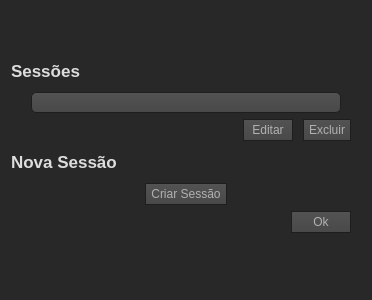
<?xml version="1.0" encoding="UTF-8"?>
<ui version="4.0">
 <class>CEditarSessaoForm</class>
 <widget class="QWidget" name="CEditarSessaoForm">
  <property name="geometry">
   <rect>
    <x>0</x>
    <y>0</y>
    <width>370</width>
    <height>300</height>
   </rect>
  </property>
  <property name="minimumSize">
   <size>
    <width>0</width>
    <height>300</height>
   </size>
  </property>
  <property name="windowTitle">
   <string>Form</string>
  </property>
  <property name="styleSheet">
   <string notr="true">QToolTip
{
     border: 2px solid cyan;
     background-color:  white;
     padding: 1px;
     border-radius: 3px;
     font-size: 11px;
}

QWidget
{
       color: #dddddd;	
		background-color: #282828;
		border-color: transparent;
		border-width: 0px;
}

QLabel
{
        border-color: transparent;
}


QWidget:item:hover
{
    background-color: QLinearGradient( x1: 0, y1: 0, x2: 0, y2: 1, stop: 0 #ffa02f, stop: 1 #ca0619);
    color: #000000;
}

QWidget:item:selected
{
    background-color: QLinearGradient( x1: 0, y1: 0, x2: 0, y2: 1, stop: 0 #ffa02f, stop: 1 #d7801a);
}


QDateTimeEdit
{
    background-color: QLinearGradient( x1: 0, y1: 0, x2: 0, y2: 1, stop: 0 #4d4d4d, stop: 0 #646464, stop: 1 #5d5d5d);
    padding: 1px;
    border-style: solid;
    border: 1px solid #1e1e1e;
    border-radius: 5;
}

QMenuBar::item
{
    background: transparent;
}

QMenuBar::item:selected
{
    background: transparent;
    border: 1px solid #ffaa00;
}

QMenuBar::item:pressed
{
    background: #444;
    border: 1px solid #000;
    background-color: QLinearGradient(
        x1:0, y1:0,
	x2:0, y2:1,
	stop:1 #212121,
	stop:0.4 #343434/*,
	stop:0.2 #343434,
	stop:0.1 #ffaa00*/
    );
    margin-bottom:-1px;
    padding-bottom:1px;
}

QMenu
{
    border: 1px solid #000;
}


QMenu::item
{
    padding: 2px 20px 2px 20px;
}

QMenu::item:selected
{
    color: #000000;
}

QWidget:disabled
{
    color: #404040;
    background-color: #323232;
}



QDateTimeEdit::drop-down
{
     subcontrol-origin: padding;
     subcontrol-position: top right;
     width: 15px;

     border-left-width: 0px;
     border-left-color: darkgray;
     border-left-style: solid; /* just a single line */
     border-top-right-radius: 3px; /* same radius as the QComboBox */
     border-bottom-right-radius: 3px;
 }

QDateTimeEdit::down-arrow
{
     image: url(:/images/down_arrow.png);
}

QWidget:focus
{
    /*border: 2px solid QLinearGradient( x1: 0, y1: 0, x2: 0, y2: 1, stop: 0 #ffa02f, stop: 1 #d7801a);*/
}

QLineEdit
{
    background-color: QLinearGradient( x1: 0, y1: 0, x2: 0, y2: 1, stop: 0 #4d4d4d, stop: 0 #646464, stop: 1 #5d5d5d);
    padding: 1px;
    border-style: solid;
    border: 1px solid #1e1e1e;
    border-radius: 0;
}

QPushButton
{
    color: #b1b1b1;
    background-color: QLinearGradient( x1: 0, y1: 0, x2: 0, y2: 1, stop: 0 #565656, stop: 0.1 #525252, stop: 0.5 #4e4e4e, stop: 0.9 #4a4a4a, stop: 1 #464646);
    border-width: 1px;
    border-color: #1e1e1e;
    border-style: solid;
    border-radius: 0;
    padding: 3px;
    font-size: 12px;
    padding-left: 5px;
    padding-right: 5px;
}

QPushButton:pressed
{
    background-color: QLinearGradient( x1: 0, y1: 0, x2: 0, y2: 1, stop: 0 #2d2d2d, stop: 0.1 #2b2b2b, stop: 0.5 #292929, stop: 0.9 #282828, stop: 1 #252525);
}

QComboBox
{
    selection-background-color: #ffaa00;
    background-color: QLinearGradient( x1: 0, y1: 0, x2: 0, y2: 1, stop: 0 #565656, stop: 0.1 #525252, stop: 0.5 #4e4e4e, stop: 0.9 #4a4a4a, stop: 1 #464646);
    border-style: solid;
    border: 1px solid #1e1e1e;
    border-radius: 5;
}

QComboBox:hover,QPushButton:hover
{
    border: 2px solid QLinearGradient( x1: 0, y1: 0, x2: 0, y2: 1, stop: 0 #ffa02f, stop: 1 #d7801a);
}


QComboBox:on
{
    padding-top: 3px;
    padding-left: 4px;
    background-color: QLinearGradient( x1: 0, y1: 0, x2: 0, y2: 1, stop: 0 #2d2d2d, stop: 0.1 #2b2b2b, stop: 0.5 #292929, stop: 0.9 #282828, stop: 1 #252525);
    selection-background-color: #ffaa00;
}

QComboBox QAbstractItemView
{
    border: 2px solid darkgray;
    selection-background-color: QLinearGradient( x1: 0, y1: 0, x2: 0, y2: 1, stop: 0 #ffa02f, stop: 1 #d7801a);
}

QComboBox::drop-down
{
     subcontrol-origin: padding;
     subcontrol-position: top right;
     width: 15px;

     border-left-width: 0px;
     border-left-color: darkgray;
     border-left-style: solid; /* just a single line */
     border-top-right-radius: 3px; /* same radius as the QComboBox */
     border-bottom-right-radius: 3px;
 }

QComboBox::down-arrow
{
     image: url(:/images/down_arrow.png);
}

QGroupBox:focus
{
border: 2px solid QLinearGradient( x1: 0, y1: 0, x2: 0, y2: 1, stop: 0 #ffa02f, stop: 1 #d7801a);
}

QTextEdit:focus
{
    border: 2px solid QLinearGradient( x1: 0, y1: 0, x2: 0, y2: 1, stop: 0 #ffa02f, stop: 1 #d7801a);
}

QScrollBar:horizontal {
     border: 1px solid #222222;
     background: QLinearGradient(x1: 0, y1: 0, x2: 0, y2: 1, stop: 0 #101010, stop: 1 #303030);
     height: 12px;
     margin: 0px 16px 0 16px;
}

QScrollBar::handle:horizontal
{
      background: QLinearGradient( x1: 0, y1: 0, x2: 0, y2: 1, stop: 0.0 #303030, stop: 1 #404040);
      min-height: 20px;
      border-radius: 2px;
}

QScrollBar::add-line:horizontal {
      border: 1px solid #1b1b19;
      border-radius: 2px;
      background: QLinearGradient( x1: 0, y1: 0, x2: 0, y2: 1, stop: 0 #000000, stop: 1 #101010);
      width: 14px;
      subcontrol-position: right;
      subcontrol-origin: margin;
}

QScrollBar::sub-line:horizontal {
      border: 1px solid #1b1b19;
      border-radius: 2px;
      background: QLinearGradient( x1: 0, y1: 0, x2: 0, y2: 1, stop: 0 #000000, stop: 1 #101010);
      width: 14px;
     subcontrol-position: left;
     subcontrol-origin: margin;
}

QScrollBar::right-arrow:horizontal, QScrollBar::left-arrow:horizontal
{
      border: 1px solid black;
      width: 1px;
      height: 1px;
      background: white;
}

QScrollBar::add-page:horizontal, QScrollBar::sub-page:horizontal
{
      background: none;
}

QScrollBar:vertical
{
      background: QLinearGradient(x1: 0, y1: 0, x2: 1, y2: 0, stop: 0 #101010, stop: 1 #303030);
      width: 15px;
      margin: 16px 0 16px 0;
      border: 1px solid #222222;
}

QScrollBar::handle:vertical
{
      background: QLinearGradient( x1: 0, y1: 0, x2: 1, y2: 0, stop: 0.0 #303030, stop: 1 #404040);
      min-height: 20px;
      border-radius: 2px;
}

QScrollBar::add-line:vertical
{
      border: 1px solid #1b1b19;
      border-radius: 2px;
      background: QLinearGradient( x1: 0, y1: 0, x2: 1, y2: 0, stop: 0 #000000, stop: 1 #101010);
      height: 14px;
      subcontrol-position: bottom;
      subcontrol-origin: margin;
}

QScrollBar::sub-line:vertical
{
      border: 1px solid #1b1b19;
      border-radius: 2px;
      background: QLinearGradient( x1: 0, y1: 0, x2: 0, y2: 1, stop: 0 #000000, stop: 1 #000000);
      height: 14px;
      subcontrol-position: top;
      subcontrol-origin: margin;
}

QScrollBar::up-arrow:vertical, QScrollBar::down-arrow:vertical
{
      border: 1px solid black;
      width: 1px;
      height: 1px;
      background: white;
}


QScrollBar::add-page:vertical, QScrollBar::sub-page:vertical
{
      background: none;
}

QTextEdit
{
    background-color: #242424;
}

QPlainTextEdit
{
    background-color: #242424;
}

QHeaderView::section
{
    background-color: #303030
    color: white;
    padding-left: 4px;
    border: 1px solid #6c6c6c;
}

QCheckBox:disabled
{
color: #414141;
}

QDockWidget::title
{
    text-align: center;
    spacing: 3px; /* spacing between items in the tool bar */
    background-color: QLinearGradient(x1:0, y1:0, x2:0, y2:1, stop:0 #323232, stop: 0.5 #242424, stop:1 #323232);
}

QDockWidget::close-button, QDockWidget::float-button
{
    text-align: center;
    spacing: 1px; /* spacing between items in the tool bar */
    background-color: QLinearGradient(x1:0, y1:0, x2:0, y2:1, stop:0 #323232, stop: 0.5 #242424, stop:1 #323232);
}

QDockWidget::close-button:hover, QDockWidget::float-button:hover
{
    background: #242424;
}

QDockWidget::close-button:pressed, QDockWidget::float-button:pressed
{
    padding: 1px -1px -1px 1px;
}

QMainWindow::separator
{
    background-color: QLinearGradient(x1:0, y1:0, x2:0, y2:1, stop:0 #161616, stop: 0.5 #151515, stop: 0.6 #212121, stop:1 #343434);
    color: white;
    padding-left: 4px;
    border: 1px solid #4c4c4c;
    spacing: 3px; /* spacing between items in the tool bar */
}

QMainWindow::separator:hover
{

    background-color: QLinearGradient(x1:0, y1:0, x2:0, y2:1, stop:0 #d7801a, stop:0.5 #b56c17 stop:1 #ffa02f);
    color: white;
    padding-left: 4px;
    border: 1px solid #6c6c6c;
    spacing: 3px; /* spacing between items in the tool bar */
}
QTableWidget 
{
	 background-color: #353535;
}



QToolBar::handle
{
     spacing: 3px; /* spacing between items in the tool bar */
     background: url(:/images/handle.png);
}

QMenu::separator
{
    height: 2px;
    background-color: QLinearGradient(x1:0, y1:0, x2:0, y2:1, stop:0 #161616, stop: 0.5 #151515, stop: 0.6 #212121, stop:1 #343434);
    color: white;
    padding-left: 4px;
    margin-left: 10px;
    margin-right: 5px;
}

QProgressBar
{
    border: 2px solid grey;
    border-radius: 5px;
    text-align: center;
}

QProgressBar::chunk
{
    background-color: #d7801a;
    width: 2.15px;
    margin: 0.5px;
}




QTabBar::tab:last
{
    margin-right: 0; 
    border-top-right-radius: 3px;
}

QTabBar::tab:first:!selected
{
 	margin-left: 0px; 

    border-top-left-radius: 3px;
}




QRadioButton::indicator:checked, QRadioButton::indicator:unchecked{
    color: #b1b1b1;
    background-color: #323232;
    border: 1px solid #b1b1b1;
    border-radius: 6px;
}

QRadioButton::indicator:checked
{
    background-color: qradialgradient(
        cx: 0.5, cy: 0.5,
	fx: 0.5, fy: 0.5,
	radius: 1.0,
	stop: 0.25 #ffaa00,
	stop: 0.3 #323232
    );
}

QCheckBox::indicator{
    color: #b1b1b1;
    background-color: #323232;
    border: 1px solid #b1b1b1;
    width: 9px;
    height: 9px;
}

QRadioButton::indicator
{
    border-radius: 6px;
}

QRadioButton::indicator:hover, QCheckBox::indicator:hover
{
    border: 1px solid #ffaa00;
}

QCheckBox::indicator:checked
{
    image:url(:/images/checkbox.png);
}

QCheckBox::indicator:disabled, QRadioButton::indicator:disabled
{
    border: 1px solid #444;
}






</string>
  </property>
  <layout class="QVBoxLayout" name="verticalLayout_2">
   <item>
    <layout class="QVBoxLayout" name="verticalLayout" stretch="0,0,0,0">
     <item>
      <widget class="QLabel" name="label">
       <property name="sizePolicy">
        <sizepolicy hsizetype="Minimum" vsizetype="Minimum">
         <horstretch>0</horstretch>
         <verstretch>0</verstretch>
        </sizepolicy>
       </property>
       <property name="minimumSize">
        <size>
         <width>0</width>
         <height>0</height>
        </size>
       </property>
       <property name="maximumSize">
        <size>
         <width>16777215</width>
         <height>30</height>
        </size>
       </property>
       <property name="font">
        <font>
         <pointsize>13</pointsize>
         <weight>75</weight>
         <bold>true</bold>
        </font>
       </property>
       <property name="text">
        <string>Sessões</string>
       </property>
      </widget>
     </item>
     <item alignment="Qt::AlignHCenter">
      <widget class="QComboBox" name="cb_Sessoes">
       <property name="enabled">
        <bool>true</bool>
       </property>
       <property name="sizePolicy">
        <sizepolicy hsizetype="Maximum" vsizetype="Fixed">
         <horstretch>0</horstretch>
         <verstretch>0</verstretch>
        </sizepolicy>
       </property>
       <property name="minimumSize">
        <size>
         <width>350</width>
         <height>21</height>
        </size>
       </property>
       <property name="styleSheet">
        <string notr="true">QComboBox
{
    margin-left: 20px;
	margin-right: 20px;
	
}</string>
       </property>
      </widget>
     </item>
     <item>
      <layout class="QHBoxLayout" name="horizontalLayout" stretch="0,0">
       <property name="spacing">
        <number>10</number>
       </property>
       <property name="sizeConstraint">
        <enum>QLayout::SetMinimumSize</enum>
       </property>
       <item alignment="Qt::AlignRight">
        <widget class="QPushButton" name="pushButton">
         <property name="sizePolicy">
          <sizepolicy hsizetype="Minimum" vsizetype="Fixed">
           <horstretch>1</horstretch>
           <verstretch>0</verstretch>
          </sizepolicy>
         </property>
         <property name="minimumSize">
          <size>
           <width>50</width>
           <height>0</height>
          </size>
         </property>
         <property name="text">
          <string>Editar</string>
         </property>
        </widget>
       </item>
       <item alignment="Qt::AlignRight">
        <widget class="QPushButton" name="btn_excluirSessao">
         <property name="minimumSize">
          <size>
           <width>50</width>
           <height>0</height>
          </size>
         </property>
         <property name="styleSheet">
          <string notr="true">QPushButton
{
	margin-right: 10px
}</string>
         </property>
         <property name="text">
          <string>Excluir</string>
         </property>
        </widget>
       </item>
      </layout>
     </item>
     <item>
      <layout class="QVBoxLayout" name="verticalLayout_3">
       <item>
        <widget class="QLabel" name="label_2">
         <property name="sizePolicy">
          <sizepolicy hsizetype="Preferred" vsizetype="Minimum">
           <horstretch>0</horstretch>
           <verstretch>0</verstretch>
          </sizepolicy>
         </property>
         <property name="maximumSize">
          <size>
           <width>16777215</width>
           <height>30</height>
          </size>
         </property>
         <property name="font">
          <font>
           <pointsize>13</pointsize>
           <weight>75</weight>
           <bold>true</bold>
          </font>
         </property>
         <property name="text">
          <string>Nova Sessão</string>
         </property>
        </widget>
       </item>
       <item alignment="Qt::AlignHCenter">
        <widget class="QPushButton" name="btn_criarSessao">
         <property name="text">
          <string>Criar Sessão</string>
         </property>
        </widget>
       </item>
       <item alignment="Qt::AlignRight">
        <widget class="QPushButton" name="btn_ok">
         <property name="sizePolicy">
          <sizepolicy hsizetype="Minimum" vsizetype="Fixed">
           <horstretch>0</horstretch>
           <verstretch>0</verstretch>
          </sizepolicy>
         </property>
         <property name="minimumSize">
          <size>
           <width>70</width>
           <height>0</height>
          </size>
         </property>
         <property name="styleSheet">
          <string notr="true">QPushButton
{
    margin-bottom: 10px;
	margin-right: 10px
}</string>
         </property>
         <property name="text">
          <string>Ok</string>
         </property>
        </widget>
       </item>
      </layout>
     </item>
    </layout>
   </item>
  </layout>
 </widget>
 <resources/>
 <connections/>
</ui>
